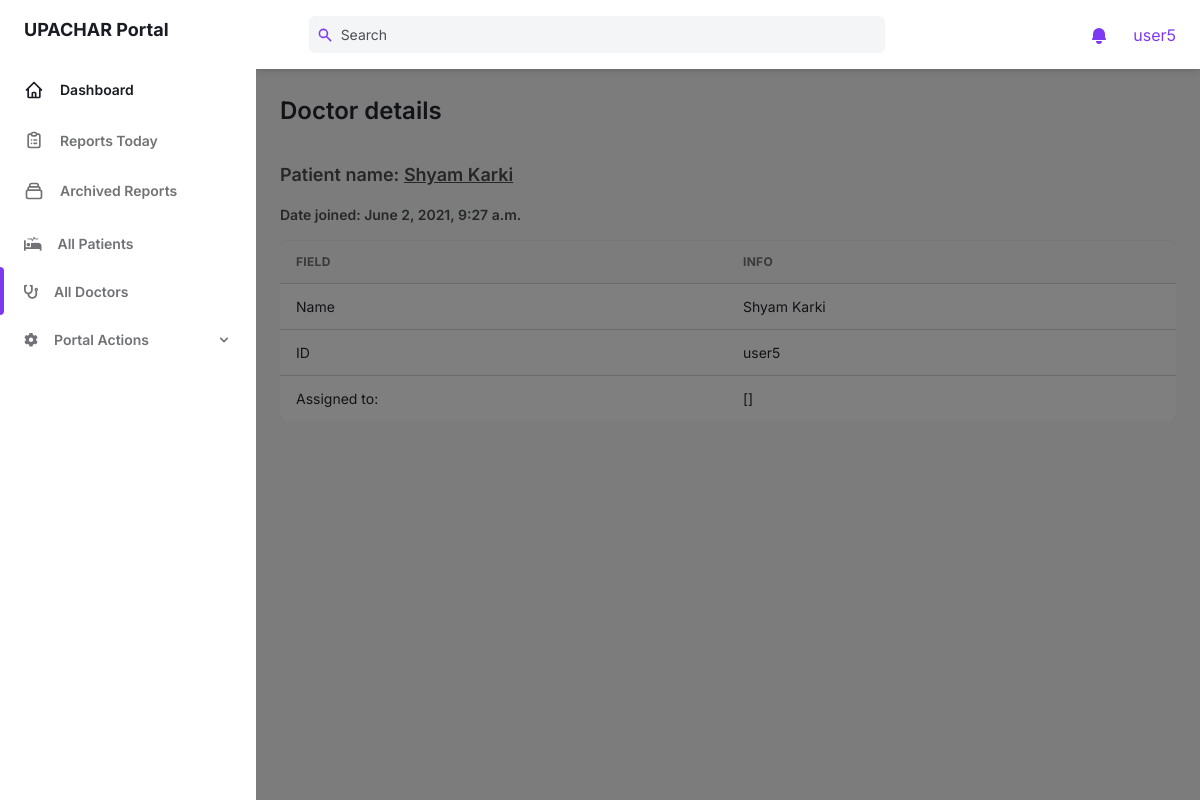
Page /portal/all_doctors/13/ (signed in) on the committed database.
### users/models.py (models this page shows, shortened)
class Profile(models.Model):
    user = models.OneToOneField(User, on_delete=models.CASCADE)
    name = models.CharField(max_length=32, null=True, blank=True)
    phone_no = models.CharField(max_length=10, null=True, blank=True)
    hospital_name = models.CharField(max_length=32, null=True, blank=True)
    hospital_ward_name = models.CharField(max_length=32, null=True, blank=True)
    address = models.CharField(max_length=32, null=True, blank=True)
    province = models.IntegerField(choices=PROVINCES, null=True, blank=True)
    occupation = models.CharField(max_length=34, null=True, blank=True)
    sex = models.CharField(choices=SEX, max_length=1, null=True, blank=True)
    age = models.PositiveIntegerField(null=True, blank=True)
    day_of_pcr_positive = models.PositiveIntegerField(null=True, blank=True)
    PCR_CT_value = models.DecimalField(decimal_places=5, max_digits=10, null=True, blank=True)
    vaccination_status = models.CharField(max_length=1, choices=YES_NO, null=True, blank=True)
    prevalent_conditions = models.JSONField(null=True, blank=True)
    stage_of_patient = models.CharField(max_length=8, choices=STAGES, null=True, blank=True)
    comorbidity_problems = models.JSONField(null=True, blank=True)
    smoking_status = models.CharField(max_length=10, choices=SMOKER_STATUS, null=True, blank=True)
    user_type = models.CharField(max_length=8, choices=USER_TYPES, default='patient')
    assigned_to = models.ForeignKey(User, null=True, blank=True, on_delete=models.CASCADE, related_name='assigned')
    def get_assigned_all(self):
        assigned = self.user.assigned.all()
        return [patient.name for patient in assigned]

### portal/views.py (the view)
# urls.py: path('all_doctors/<int:pk>/', doctor_detail_view, name='doctor_detail'),
@login_required
def doctor_detail_view(request, pk):
    context = {
        'page': 'all_doctors',
        'profile': Profile.objects.get(pk=pk),
    }
    return render(request, 'portal/doctor_detail.html', context)

### portal/templates/portal/doctor_detail.html (shortened to what this page needs)
{% extends 'portal/base.html' %}
{% load static %}
{% load custom_tags %}
{% block content %}
<main class="h-full overflow-y-auto">
    <div class="container px-6 mx-auto grid">
        <h2 class="mt-6 text-2xl font-semibold text-gray-700 dark:text-gray-200">
            Doctor details
        </h2>
        <div class="my-8 w-full overflow-hidden">
            <div class="text-gray-700 dark:text-gray-300">
                <h4 class="mb-4 text-lg font-semibold text-gray-600 dark:text-gray-300">
                    Patient name: <u>{{ profile.name }}</u>
                </h4>
                <h5 class="mb-4 text-sm font-semibold text-gray-600 dark:text-gray-300">
                    Date joined: {{ profile.user.date_joined }}
                    <div class="w-full overflow-hidden rounded-lg shadow-xs">
                        <div class="w-full overflow-x-auto">
                            <table class="w-full whitespace-no-wrap">
                                <thead>
                                    <tr
                                        class="text-xs font-semibold tracking-wide text-left text-gray-500 uppercase border-b dark:border-gray-700 bg-gray-50 dark:text-gray-400 dark:bg-gray-800">
                                        <th class="px-4 py-3">Field</th>
                                        <th class="px-4 py-3">Info</th>
                                    </tr>
                                </thead>
                                <tbody class="bg-white divide-y dark:divide-gray-700 dark:bg-gray-800">
                                    <tr class="text-gray-700 dark:text-gray-400">
                                        <td class="px-4 py-3">
                                            <div class="flex items-center text-sm">
                                                Name
                                            </div>
                                        </td>
                                        <td class="px-4 py-3 text-sm">
                                            {{ profile.name }}
                                        </td>
                                    </tr>
                                    <tr class="text-gray-700 dark:text-gray-400">
                                        <td class="px-4 py-3">
                                            <div class="flex items-center text-sm">
                                                ID
                                            </div>
                                        </td>
                                        <td class="px-4 py-3 text-sm">
                                            {{ profile.user }}
                                        </td>
                                    </tr>
                                    <tr class="text-gray-700 dark:text-gray-400">
                                        <td class="px-4 py-3">
                                            <div class="flex items-center text-sm">
                                                Assigned to:
                                            </div>
                                        </td>
                                        <td class="px-4 py-3 text-sm">
                                            {{ profile.get_assigned_all }}
                                        </td>
                                    </tr>
                                </tbody>
                            </table>
                        </div>
                    </div>
            </div>
        </div>
    </div>
</main>
{% endblock %}

### portal/templates/portal/header_bar.html (shortened to what this page needs)
<header class="z-10 py-4 bg-white shadow-md dark:bg-gray-800">
    <div
        class="container flex items-center justify-between h-full px-6 mx-auto text-purple-600 dark:text-purple-300">
        <div class="flex justify-center flex-1 lg:mr-32">
            <div class="relative w-full max-w-xl mr-6 focus-within:text-purple-500">
                <div class="absolute inset-y-0 flex items-center pl-2">
                    <svg class="w-4 h-4" aria-hidden="true" fill="currentColor" viewBox="0 0 20 20">
                        <path fill-rule="evenodd"
                            d="M8 4a4 4 0 100 8 4 4 0 000-8zM2 8a6 6 0 1110.89 3.476l4.817 4.817a1 1 0 01-1.414 1.414l-4.816-4.816A6 6 0 012 8z"
                            clip-rule="evenodd"></path>
                    </svg>
                </div>
                <input
                    class="w-full pl-8 pr-2 text-sm text-gray-700 placeholder-gray-600 bg-gray-100 border-0 rounded-md dark:placeholder-gray-500 dark:focus:shadow-outline-gray dark:focus:placeholder-gray-600 dark:bg-gray-700 dark:text-gray-200 focus:placeholder-gray-500 focus:bg-white focus:border-purple-300 focus:outline-none focus:shadow-outline-purple form-input"
                    type="text" placeholder="Search" aria-label="Search" />
            </div>
        </div>
        <ul class="flex items-center flex-shrink-0 space-x-6">
            <li class="relative">
                <button
                    class="relative align-middle rounded-md focus:outline-none focus:shadow-outline-purple"
                    @click="toggleNotificationsMenu" @keydown.escape="closeNotificationsMenu"
                    aria-label="Notifications" aria-haspopup="true">
                    <svg class="w-5 h-5" aria-hidden="true" fill="currentColor" viewBox="0 0 20 20">
                        <path
                            d="M10 2a6 6 0 00-6 6v3.586l-.707.707A1 1 0 004 14h12a1 1 0 00.707-1.707L16 11.586V8a6 6 0 00-6-6zM10 18a3 3 0 01-3-3h6a3 3 0 01-3 3z">
                        </path>
                    </svg>
                </button>
            </li>
            <li class="relative">
                <button class="align-middle rounded-full focus:shadow-outline-purple focus:outline-none"
                    @click="toggleProfileMenu" @keydown.escape="closeProfileMenu" aria-label="Account"
                    aria-haspopup="true">
                        {{ request.user }}
                </button>
            </li>
        </ul>
    </div>
</header>

### rows in the picture
Profile: name "Shyam Karki", user.date_joined "June 2, 2021, 9:27 a.m.", user "user5", get_assigned_all "[]"

### other values in the picture
{{ request.user }} "user5"
